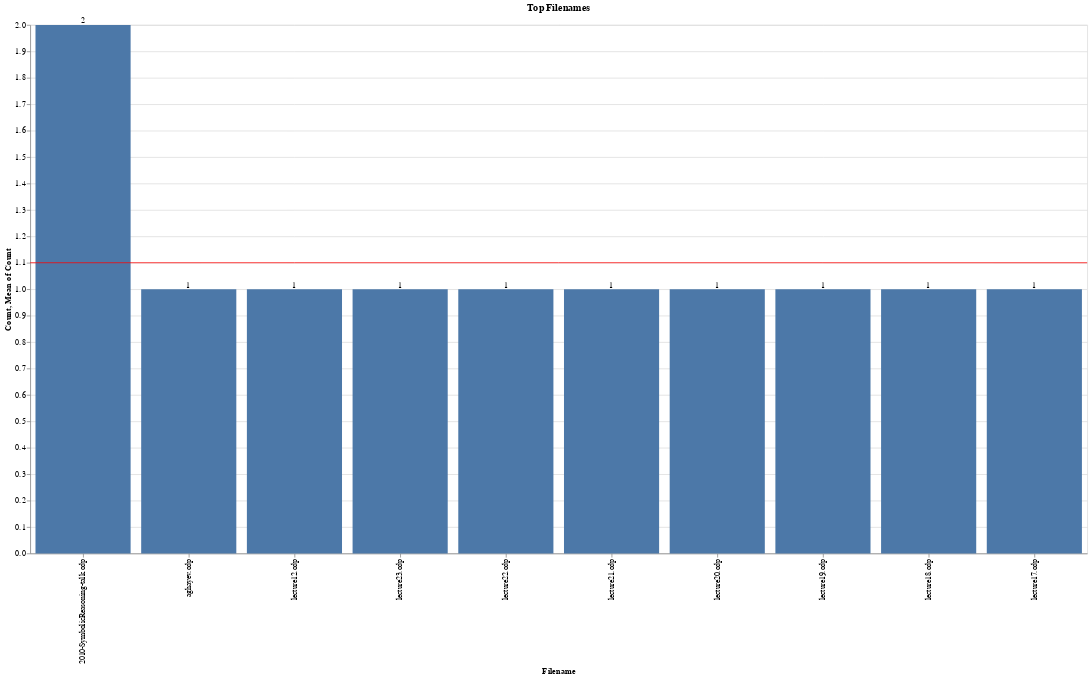

Notebook source saved alongside this figure:
### Code cell
top_filenames_altair = (
    powerpoint["filename"]
    .value_counts()
    .head(10)
    .rename_axis("Filename")
    .reset_index(name="Count")
)

filenames_bar = (
    alt.Chart(top_filenames_altair)
    .mark_bar()
    .encode(x=alt.X("Filename:O", sort="-y"), y=alt.Y("Count:Q"))
)

filenames_rule = (
    alt.Chart(top_filenames_altair).mark_rule(color="red").encode(y="mean(Count):Q")
)


filenames_text = filenames_bar.mark_text(align="center", baseline="bottom").encode(
    text="Count:Q"
)

(filenames_bar + filenames_rule + filenames_text).properties(
    width=1400, height=700, title="Top Filenames"
)

### Figure 1 — Vega-Lite specification as saved in the notebook (floating-point values rounded to 4 significant figures)
{"config": {"view": {"continuousWidth": 400, "continuousHeight": 300}}, "layer": [{"mark": "bar", "encoding": {"x": {"field": "Filename", "sort": "-y", "type": "ordinal"}, "y": {"field": "Count", "type": "quantitative"}}}, {"mark": {"type": "rule", "color": "red"}, "encoding": {"y": {"aggregate": "mean", "field": "Count", "type": "quantitative"}}}, {"mark": {"type": "text", "align": "center", "baseline": "bottom"}, "encoding": {"text": {"field": "Count", "type": "quantitative"}, "x": {"field": "Filename", "sort": "-y", "type": "ordinal"}, "y": {"field": "Count", "type": "quantitative"}}}], "data": {"name": "data-83d158f3c6607af2f6e9048be6329bdd"}, "height": 700, "title": "Top Filenames", "width": 1400, "$schema": "https://vega.github.io/schema/vega-lite/v4.17.0.json", "datasets": {"data-83d158f3c6607af2f6e9048be6329bdd": [{"Filename": "2010-SymbolicReasoning-talk.odp", "Count": 2}, {"Filename": "aghayev.odp", "Count": 1}, {"Filename": "lecture12.odp", "Count": 1}, {"Filename": "lecture23.odp", "Count": 1}, {"Filename": "lecture22.odp", "Count": 1}, {"Filename": "lecture21.odp", "Count": 1}, {"Filename": "lecture20.odp", "Count": 1}, {"Filename": "lecture19.odp", "Count": 1}, {"Filename": "lecture18.odp", "Count": 1}, {"Filename": "lecture17.odp", "Count": 1}]}}
